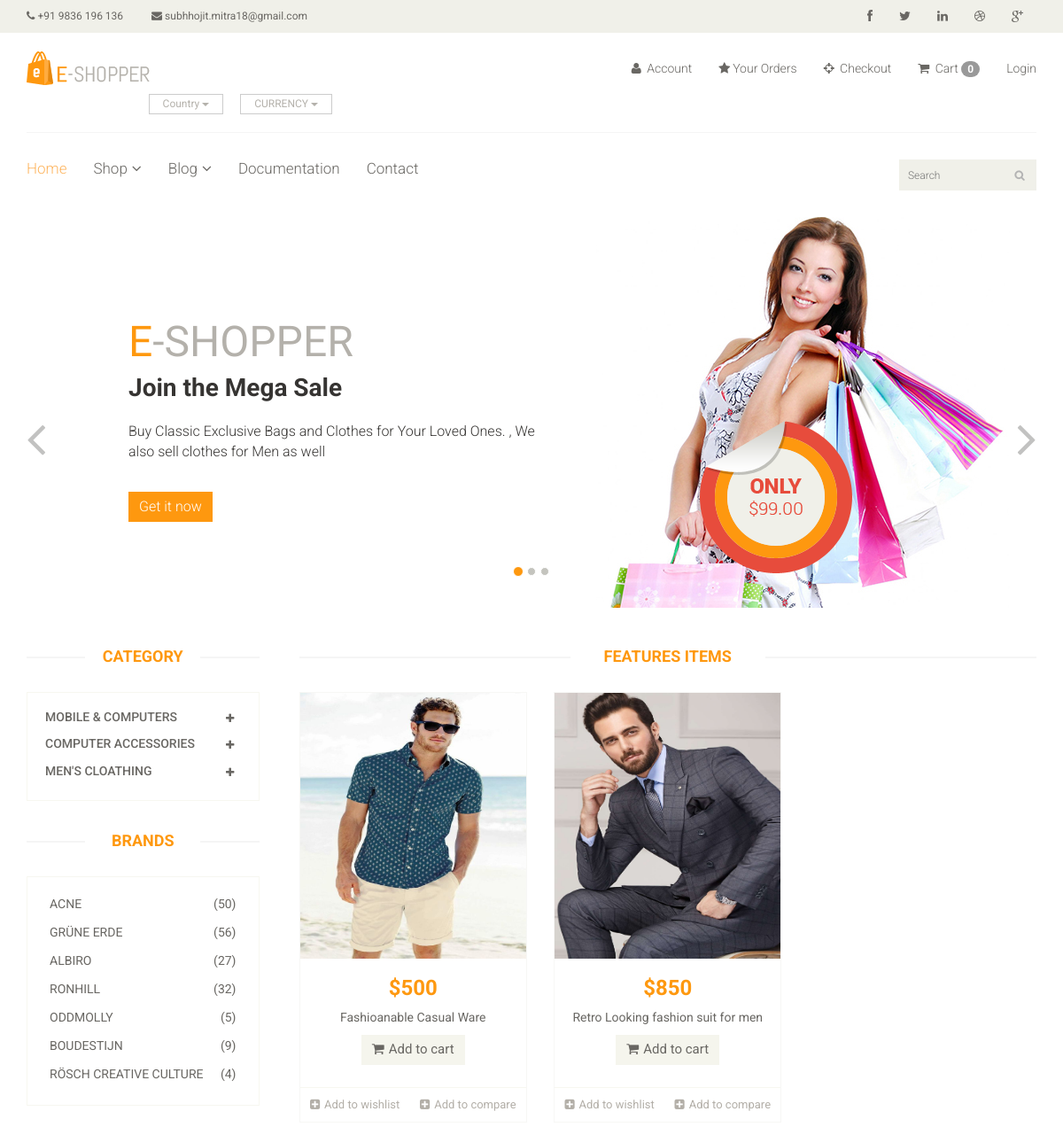
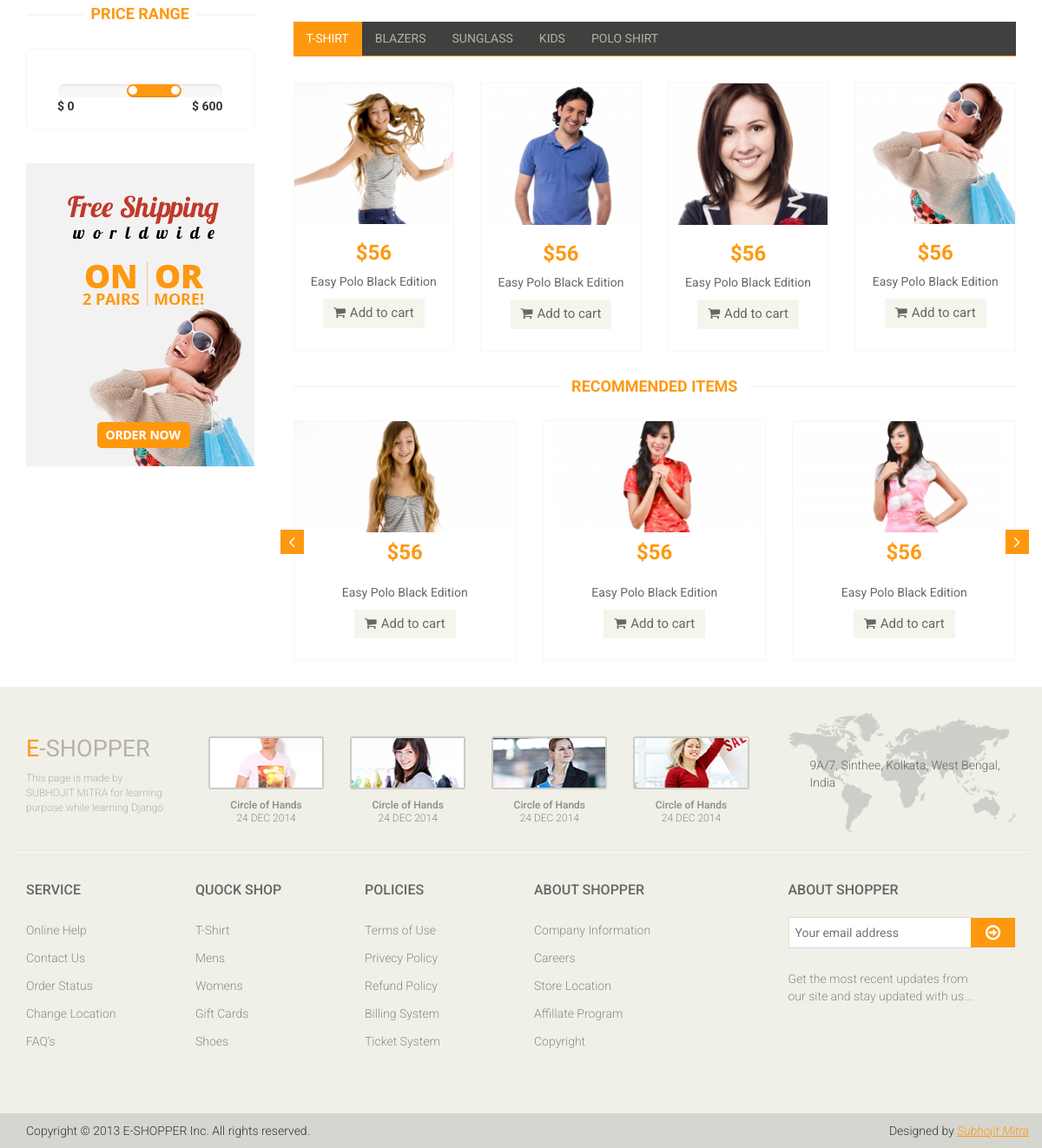
The app's page /?category=5 with its own data (2 pictures, top to bottom).
### app/models.py (models this page shows, shortened)
class Category(models.Model):
    name=models.CharField(max_length=150)

class Product(models.Model):
    category=models.ForeignKey(Category,on_delete=models.CASCADE,null=True)
    sub_category=models.ForeignKey(Sub_Category,on_delete=models.CASCADE,null=True)
    image=models.ImageField(upload_to='ecommerce/pimg')
    name=models.CharField(max_length=100)
    price=models.IntegerField()
    date=models.DateField(auto_now_add=True)

### e_commerce/views.py (the view)
# urls.py: path('',views.Index,name='index'),
def Index(request):
    category=Category.objects.all()
    categoryID=request.GET.get('category')
    if categoryID:
        product=Product.objects.filter(sub_category=categoryID).order_by('-id')
    else:
        product=Product.objects.all()
    context={
        'category':category,
        'product': product,
    }
    return render(request,'index.html',context)

### templates/index.html (shortened to what this page needs)
{% extends 'master.html' %}
{% block body %}
<section id="slider">
    <div class="container">
        <div class="row">
            <div class="col-sm-12">
                <div id="slider-carousel" class="carousel slide" data-ride="carousel">
                    <ol class="carousel-indicators">
                        <li data-target="#slider-carousel" data-slide-to="0" class="active"></li>
                        <li data-target="#slider-carousel" data-slide-to="1"></li>
                        <li data-target="#slider-carousel" data-slide-to="2"></li>
                    </ol>
                    <div class="carousel-inner">
                        <div class="item active">
                            <div class="col-sm-6">
                                <h1><span>E</span>-SHOPPER</h1>
                                <h2>Join the Mega Sale</h2>
                                <p>Buy Classic Exclusive Bags and Clothes for Your Loved Ones. , We also sell clothes for Men as well </p>
                                <button type="button" class="btn btn-default get">Get it now</button>
                            </div>
                            <div class="col-sm-6">
                                <img src="/static/images/home/girl1.jpg" class="girl img-responsive" alt="" />
                                <img src="/static/images/home/pricing.png"  class="pricing" alt="" />
                            </div>
                        </div>
                    </div>
                    <a href="#slider-carousel" class="left control-carousel hidden-xs" data-slide="prev">
                        <i class="fa fa-angle-left"></i>
                    </a>
                    <a href="#slider-carousel" class="right control-carousel hidden-xs" data-slide="next">
                        <i class="fa fa-angle-right"></i>
                    </a>
                </div>
            </div>
        </div>
    </div>
</section>
<section>
    <div class="container">
        <div class="row">
            <div class="col-sm-3">
                <div class="left-sidebar">
                    <h2>Category</h2>
                    <div class="panel-group category-products" id="accordian">
                        {% for cat in category %}
                        <div class="panel panel-default">
                            <div class="panel-heading">
                                <h4 class="panel-title">
                                    <a data-toggle="collapse" data-parent="#accordian" href="#{{cat.id}}">
                                        <span class="badge pull-right"><i class="fa fa-plus"></i></span>
                                        {{cat.name}}
                                    </a>
                                </h4>
                            </div>
                        </div>
                        {% endfor %}
                    </div>
                    <div class="brands_products">
                        <h2>Brands</h2>
                        <div class="brands-name">
                            <ul class="nav nav-pills nav-stacked">
                                <li><a href="#"> <span class="pull-right">(50)</span>Acne</a></li>
                                <li><a href="#"> <span class="pull-right">(56)</span>Grüne Erde</a></li>
                                <li><a href="#"> <span class="pull-right">(27)</span>Albiro</a></li>
                                <li><a href="#"> <span class="pull-right">(32)</span>Ronhill</a></li>
                                <li><a href="#"> <span class="pull-right">(5)</span>Oddmolly</a></li>
                                <li><a href="#"> <span class="pull-right">(9)</span>Boudestijn</a></li>
                                <li><a href="#"> <span class="pull-right">(4)</span>Rösch creative culture</a></li>
                            </ul>
                        </div>
                    </div>
                    <div class="price-range">
                        <h2>Price Range</h2>
                        <div class="well text-center">
                             <input type="text" class="span2" value="" data-slider-min="0" data-slider-max="600" data-slider-step="5" data-slider-value="[250,450]" id="sl2" ><br />
                             <b class="pull-left">$ 0</b> <b class="pull-right">$ 600</b>
                        </div>
                    </div>
                    <div class="shipping text-center">
                        <img src="/static/images/home/shipping.jpg" alt="" />
                    </div>
                </div>
            </div>
            <div class="col-sm-9 padding-right">
                <div class="features_items">
                    <h2 class="title text-center">Features Items</h2>
                    {% for prod in product %}
                    <div class="col-sm-4">
                        <div class="product-image-wrapper">
                            <div class="single-products">
                                    <div class="productinfo text-center">
                                        <img src="{{prod.image}}" alt="" height="300px"/>
                                        <h2>${{prod.price}}</h2>
                                        <p>{{prod.name}}</p>
                                        <a href="{% url 'cart_add' prod.id %}" class="btn btn-default add-to-cart"><i class="fa fa-shopping-cart"></i>Add to cart</a>
                                    </div>
                                    <div class="product-overlay">
                                        <div class="overlay-content">
                                        </div>
                                    </div>
                            </div>
                            <div class="choose">
                                <ul class="nav nav-pills nav-justified">
                                    <li><a href="#"><i class="fa fa-plus-square"></i>Add to wishlist</a></li>
                                    <li><a href="#"><i class="fa fa-plus-square"></i>Add to compare</a></li>
                                </ul>
                            </div>
                        </div>
                    </div>
                   {% endfor %}
                </div>
                <div class="category-tab">
                    <div class="col-sm-12">
                        <ul class="nav nav-tabs">
                            <li class="active"><a href="#tshirt" data-toggle="tab">T-Shirt</a></li>
                            <li><a href="#blazers" data-toggle="tab">Blazers</a></li>
                            <li><a href="#sunglass" data-toggle="tab">Sunglass</a></li>
                            <li><a href="#kids" data-toggle="tab">Kids</a></li>
                            <li><a href="#poloshirt" data-toggle="tab">Polo shirt</a></li>
                        </ul>
                    </div>
                    <div class="tab-content">
                        <div class="tab-pane fade active in" id="tshirt" >
                            <div class="col-sm-3">
                                <div class="product-image-wrapper">
                                    <div class="single-products">
                                        <div class="productinfo text-center">
                                            <img src="/static/images/home/gallery1.jpg" alt="" />
                                            <h2>$56</h2>
                                            <p>Easy Polo Black Edition</p>
                                            <a href="#" class="btn btn-default add-to-cart"><i class="fa fa-shopping-cart"></i>Add to cart</a>
                                        </div>
                                    </div>
                                </div>
                            </div>
                            <div class="col-sm-3">
                                <div class="product-image-wrapper">
                                    <div class="single-products">
                                        <div class="productinfo text-center">
                                            <img src="/static/images/home/gallery2.jpg" alt="" />
                                            <h2>$56</h2>
                                            <p>Easy Polo Black Edition</p>
                                            <a href="#" class="btn btn-default add-to-cart"><i class="fa fa-shopping-cart"></i>Add to cart</a>
                                        </div>
                                    </div>
                                </div>
                            </div>
                            <div class="col-sm-3">
                                <div class="product-image-wrapper">
                                    <div class="single-products">
                                        <div class="productinfo text-center">
                                            <img src="/static/images/home/gallery3.jpg" alt="" />
                                            <h2>$56</h2>
                                            <p>Easy Polo Black Edition</p>
                                            <a href="#" class="btn btn-default add-to-cart"><i class="fa fa-shopping-cart"></i>Add to cart</a>
                                        </div>
                                    </div>
                                </div>
                            </div>
                            <div class="col-sm-3">
                                <div class="product-image-wrapper">
                                    <div class="single-products">
                                        <div class="productinfo text-center">
                                            <img src="/static/images/home/gallery4.jpg" alt="" />
                                            <h2>$56</h2>
                                            <p>Easy Polo Black Edition</p>
                                            <a href="#" class="btn btn-default add-to-cart"><i class="fa fa-shopping-cart"></i>Add to cart</a>
                                        </div>
                                    </div>
                                </div>
                            </div>
                        </div>
                    </div>
                </div>
                <div class="recommended_items">
                    <h2 class="title text-center">recommended items</h2>
                    <div id="recommended-item-carousel" class="carousel slide" data-ride="carousel">
                        <div class="carousel-inner">
                            <div class="item active">
                                <div class="col-sm-4">
                                    <div class="product-image-wrapper">
                                        <div class="single-products">
                                            <div class="productinfo text-center">
                                                <img src="/static/images/home/recommend1.jpg" alt="" />
                                                <h2>$56</h2>
                                                <p>Easy Polo Black Edition</p>
                                                <a href="#" class="btn btn-default add-to-cart"><i class="fa fa-shopping-cart"></i>Add to cart</a>
                                            </div>
                                        </div>
                                    </div>
                                </div>
                                <div class="col-sm-4">
                                    <div class="product-image-wrapper">
                                        <div class="single-products">
                                            <div class="productinfo text-center">
                                                <img src="/static/images/home/recommend2.jpg" alt="" />
                                                <h2>$56</h2>
                                                <p>Easy Polo Black Edition</p>
                                                <a href="#" class="btn btn-default add-to-cart"><i class="fa fa-shopping-cart"></i>Add to cart</a>
                                            </div>
                                        </div>
                                    </div>
                                </div>
                                <div class="col-sm-4">
                                    <div class="product-image-wrapper">
                                        <div class="single-products">
                                            <div class="productinfo text-center">
                                                <img src="/static/images/home/recommend3.jpg" alt="" />
                                                <h2>$56</h2>
                                                <p>Easy Polo Black Edition</p>
                                                <a href="#" class="btn btn-default add-to-cart"><i class="fa fa-shopping-cart"></i>Add to cart</a>
                                            </div>
                                        </div>
                                    </div>
                                </div>
                            </div>
                        </div>
                         <a class="left recommended-item-control" href="#recommended-item-carousel" data-slide="prev">
                            <i class="fa fa-angle-left"></i>
                          </a>
                          <a class="right recommended-item-control" href="#recommended-item-carousel" data-slide="next">
                            <i class="fa fa-angle-right"></i>
                          </a>
                    </div>
                </div>
            </div>
        </div>
    </div>
</section>
{% endblock %}

### records on screen
Category: name "MOBILE & COMPUTERS"
Category: name "COMPUTER ACCESSORIES"
Category: name "MEN'S CLOATHING"
Product: image (picture), price "500", name "Fashioanable Casual Ware"
Product: image (picture), price "850", name "Retro Looking fashion suit for men"

### other values on screen
{{ request.session.cart|length }} "0"
